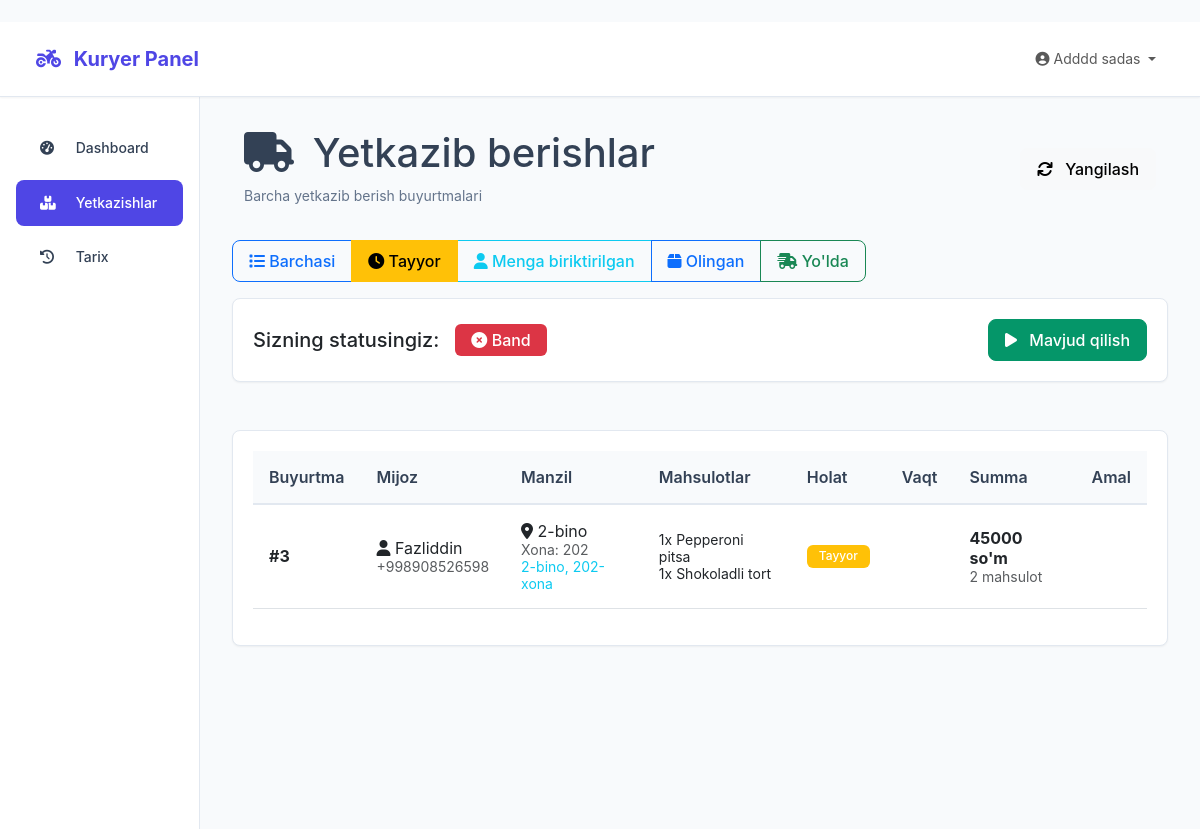
The app's page /courier/deliveries/?status=ready (signed in), older data.
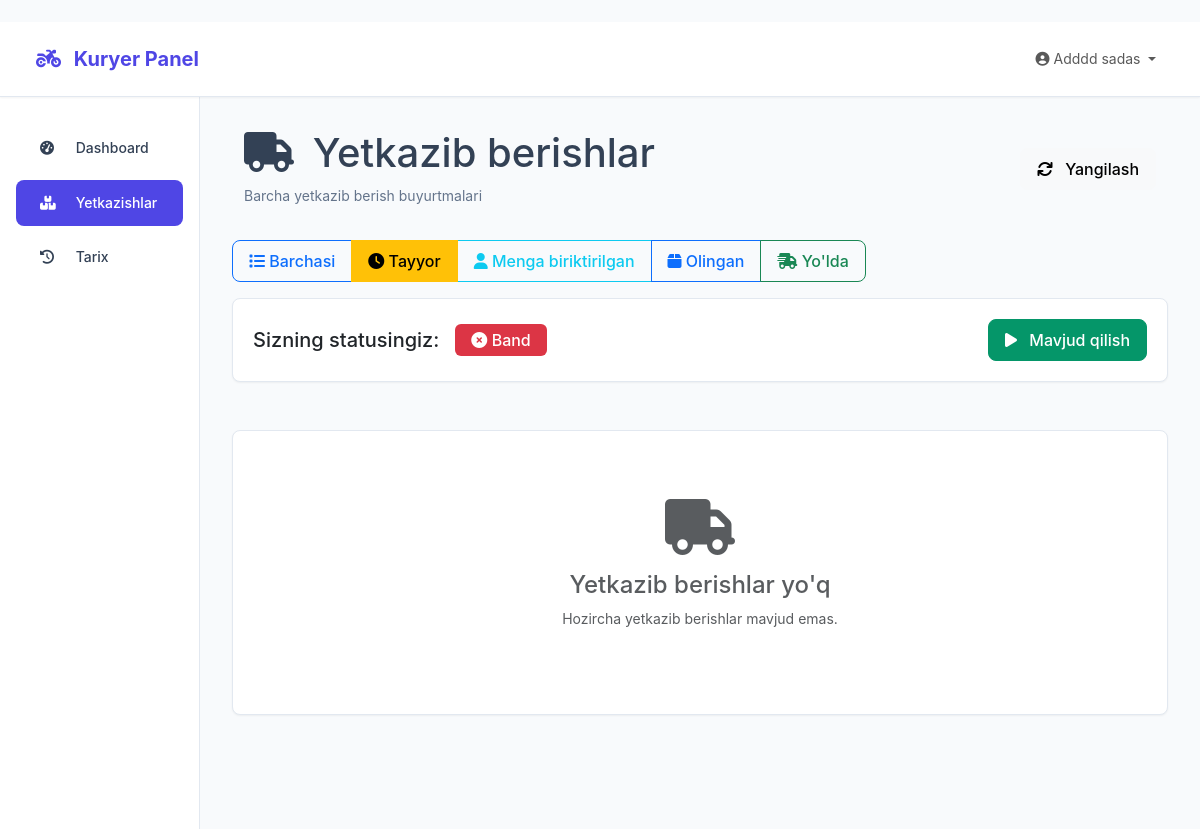
The same page, newer data.
### courier/models.py (models this page shows, shortened)
class Delivery(models.Model):
    STATUS_CHOICES = [
        ('ready', 'Tayyor'),
        ('assigned', 'Tayinlandi'),
        ('picked_up', 'Olib ketildi'),
        ('on_way', 'Yo\'lda'),
        ('delivered', 'Yetkazildi'),
        ('failed', 'Muvaffaqiyatsiz'),
        ('returned', 'Qaytarildi'),
    ]
    order = models.OneToOneField(Order, on_delete=models.CASCADE, verbose_name="Buyurtma")
    courier = models.ForeignKey(CourierStaff, on_delete=models.SET_NULL, null=True, blank=True, verbose_name="Kuryer")
    status = models.CharField(max_length=20, choices=STATUS_CHOICES, default='ready', verbose_name="Holat")
    assigned_at = models.DateTimeField(null=True, blank=True, verbose_name="Tayinlangan vaqt")
    picked_up_at = models.DateTimeField(null=True, blank=True, verbose_name="Olingan vaqt")
    delivered_at = models.DateTimeField(null=True, blank=True, verbose_name="Yetkazilgan vaqt")
    delivery_address = models.TextField(blank=True, verbose_name="Yetkazib berish manzili")
    delivery_notes = models.TextField(blank=True, verbose_name="Yetkazib berish izohlari")
    customer_feedback = models.TextField(blank=True, verbose_name="Mijoz fikri")
    rating = models.PositiveIntegerField(null=True, blank=True, verbose_name="Baho (1-5)")
    updated_at = models.DateTimeField(auto_now=True, verbose_name="Yangilandi")
    class Meta:
        verbose_name = "Yetkazib berish"
        verbose_name_plural = "Yetkazib berishlar"
    def get_status_color(self):
        colors = {
            'ready': 'warning',
            'assigned': 'info',
            'picked_up': 'primary',
            'on_way': 'primary',
            'delivered': 'success',
            'failed': 'danger',
            'returned': 'secondary'
        }
        return colors.get(self.status, 'secondary')

### bot/models.py (models this page shows, shortened)
class Order(models.Model):
    STATUS_CHOICES = [
        ('pending', 'Kutilmoqda'),
        ('confirmed', 'Tasdiqlandi'),
        ('preparing', 'Tayyorlanmoqda'),
        ('delivering', 'Yetkazilmoqda'),
        ('delivered', 'Yetkazildi'),
        ('completed', 'Bajarildi'),
        ('cancelled', 'Bekor qilindi'),
    ]
    PAYMENT_CHOICES = [
        ('cash', 'Naqd pul'),
        ('card', 'Plastik karta'),
        ('online', 'Online to\'lov'),
    ]
    user = models.ForeignKey(TelegramUser, on_delete=models.CASCADE, verbose_name="Foydalanuvchi")
    dormitory = models.ForeignKey('Dormitory', on_delete=models.SET_NULL, blank=True, null=True, verbose_name="Yotoqxona")
    status = models.CharField(max_length=20, choices=STATUS_CHOICES, default='pending', verbose_name="Holat")
    payment_method = models.CharField(max_length=20, choices=PAYMENT_CHOICES, default='cash', verbose_name="To'lov usuli")
    delivery_address = models.TextField(verbose_name="Yetkazib berish manzili")
    room_number = models.CharField(max_length=20, blank=True, null=True, verbose_name="Xona raqami")
    phone_number = models.CharField(max_length=20, verbose_name="Telefon raqam")
    delivery_time = models.DateTimeField(blank=True, null=True, verbose_name="Yetkazib berish vaqti")
    total_amount = models.DecimalField(max_digits=10, decimal_places=2, verbose_name="Umumiy summa")
    delivery_fee = models.DecimalField(max_digits=10, decimal_places=2, default=0, verbose_name="Yetkazib berish haqi")
    notes = models.TextField(blank=True, verbose_name="Izohlar")
    created_at = models.DateTimeField(auto_now_add=True, verbose_name="Buyurtma vaqti")
    updated_at = models.DateTimeField(auto_now=True, verbose_name="Yangilangan vaqt")
    class Meta:
        verbose_name = "Buyurtma"
        verbose_name_plural = "Buyurtmalar"
        ordering = ['-created_at']

class TelegramUser(models.Model):
    user_id = models.BigIntegerField(unique=True, verbose_name="Telegram ID")
    username = models.CharField(max_length=100, blank=True, null=True, verbose_name="Username")
    first_name = models.CharField(max_length=100, blank=True, null=True, verbose_name="Ism")
    last_name = models.CharField(max_length=100, blank=True, null=True, verbose_name="Familiya")
    phone_number = models.CharField(max_length=20, blank=True, null=True, verbose_name="Telefon raqam")
    full_name = models.CharField(max_length=200, blank=True, null=True, verbose_name="To'liq ism")
    age = models.PositiveIntegerField(blank=True, null=True, verbose_name="Yosh")
    dormitory = models.ForeignKey('Dormitory', on_delete=models.SET_NULL, blank=True, null=True, verbose_name="Yotoqxona")
    room_number = models.CharField(max_length=20, blank=True, null=True, verbose_name="Xona raqami")
    is_registered = models.BooleanField(default=False, verbose_name="Ro'yxatdan o'tgan")
    registration_date = models.DateTimeField(blank=True, null=True, verbose_name="Ro'yxatdan o'tgan sana")
    is_active = models.BooleanField(default=True, verbose_name="Faol")
    created_at = models.DateTimeField(auto_now_add=True, verbose_name="Qo'shilgan vaqt")
    class Meta:
        verbose_name = "Foydalanuvchi"
        verbose_name_plural = "Foydalanuvchilar"
    def get_display_name(self):
        return self.full_name or self.first_name or self.username or "Foydalanuvchi"

class Dormitory(models.Model):
    name = models.CharField(max_length=100, verbose_name="Yotoqxona nomi")
    address = models.TextField(verbose_name="To'liq manzil")
    contact_person = models.CharField(max_length=100, blank=True, verbose_name="Mas'ul shaxs")
    contact_phone = models.CharField(max_length=20, blank=True, verbose_name="Telefon raqam")
    delivery_fee = models.DecimalField(max_digits=10, decimal_places=2, default=0, verbose_name="Yetkazib berish haqi")
    delivery_time = models.PositiveIntegerField(default=30, verbose_name="Yetkazib berish vaqti (daqiqa)")
    working_hours_start = models.TimeField(default='09:00', verbose_name="Ish boshlanish vaqti")
    working_hours_end = models.TimeField(default='23:00', verbose_name="Ish tugash vaqti")
    is_24_hours = models.BooleanField(default=False, verbose_name="24 soat ishlaydi")
    latitude = models.DecimalField(max_digits=10, decimal_places=8, blank=True, null=True, verbose_name="Kenglik")
    longitude = models.DecimalField(max_digits=11, decimal_places=8, blank=True, null=True, verbose_name="Uzunlik")
    is_active = models.BooleanField(default=True, verbose_name="Faol")
    notes = models.TextField(blank=True, verbose_name="Qo'shimcha ma'lumot")
    created_at = models.DateTimeField(auto_now_add=True, verbose_name="Yaratilgan vaqt")
    class Meta:
        verbose_name = "Yotoqxona"
        verbose_name_plural = "Yotoqxonalar"

class OrderItem(models.Model):
    order = models.ForeignKey(Order, on_delete=models.CASCADE, related_name='items', verbose_name="Buyurtma")
    product = models.ForeignKey(Product, on_delete=models.CASCADE, verbose_name="Mahsulot")
    quantity = models.PositiveIntegerField(verbose_name="Miqdor")
    price = models.DecimalField(max_digits=10, decimal_places=2, verbose_name="Narx")
    class Meta:
        verbose_name = "Buyurtma mahsuloti"
        verbose_name_plural = "Buyurtma mahsulotlari"

class Product(models.Model):
    name = models.CharField(max_length=200, verbose_name="Mahsulot nomi")
    description = models.TextField(verbose_name="Tavsif")
    price = models.DecimalField(max_digits=10, decimal_places=2, verbose_name="Narx")
    category = models.ForeignKey(Category, on_delete=models.CASCADE, verbose_name="Kategoriya")
    image = models.ImageField(upload_to='products/', blank=True, null=True, verbose_name="Rasm")
    is_available = models.BooleanField(default=True, verbose_name="Mavjud")
    created_at = models.DateTimeField(auto_now_add=True, verbose_name="Yaratilgan vaqt")
    class Meta:
        verbose_name = "Mahsulot"
        verbose_name_plural = "Mahsulotlar"

### courier/views.py (the view)
# urls.py: path('deliveries/', views.deliveries_list, name='deliveries'),
@courier_required
def deliveries_list(request):
    try:
        courier = CourierStaff.objects.get(user=request.user)
    except CourierStaff.DoesNotExist:
        messages.error(request, "Kuryer profili topilmadi! Iltimos, admin bilan bog'laning.")
        return redirect('admin_panel:dashboard' if request.user.role == 'admin' else 'login')
    ready_orders = Order.objects.filter(
        orderprogress__status='ready',
        delivery__isnull=True
    )
    for order in ready_orders:
        if not hasattr(order, 'delivery'):
            Delivery.objects.get_or_create(
                order=order,
                defaults={'status': 'ready'}
            )
    deliveries = Delivery.objects.filter(
        Q(courier=courier) |  # Kuryer buyurtmalari
        Q(status='ready', courier__isnull=True)  # Tayyor buyurtmalar
    ).select_related('order__user', 'order__dormitory', 'courier', 'order__orderprogress').order_by('-updated_at')
    status_filter = request.GET.get('status')
    if status_filter:
        if status_filter == 'ready':
            deliveries = deliveries.filter(status='ready', courier__isnull=True)
        elif status_filter == 'assigned':
            deliveries = deliveries.filter(status='assigned', courier=courier)
        else:
            deliveries = deliveries.filter(status=status_filter)
    context = {
        'deliveries': deliveries,
        'status_filter': status_filter,
    }
    return render(request, 'courier/deliveries.html', context)

### users/models.py (called while the page is built)
    def can_access_courier(self):
        return self.role in [self.COURIER, self.ADMIN] or self.is_superuser

### templates/courier/deliveries.html (shortened to what the changed rows need)
{% extends 'courier/base.html' %}
{% block content %}
<div class="page-header">
    <div class="container-fluid">
        <div class="d-flex justify-content-between align-items-center">
            <div>
                <h1>
                    <i class="fas fa-truck me-2"></i>
                    Yetkazib berishlar
                </h1>
            </div>
        </div>
    </div>
</div>
<div class="card">
    <div class="card-body">
        {% if deliveries %}
            <div class="table-responsive">
                <table class="table table-hover">
                    <thead>
                        <tr>
                            <th>Buyurtma</th>
                            <th>Mijoz</th>
                            <th>Manzil</th>
                            <th>Mahsulotlar</th>
                            <th>Holat</th>
                            <th>Vaqt</th>
                            <th>Summa</th>
                            <th>Amal</th>
                        </tr>
                    </thead>
                    <tbody>
                        {% for delivery in deliveries %}
                            <tr>
                                <td><strong>#{{ delivery.order.id }}</strong></td>
                                <td>
                                    <i class="fas fa-user"></i> {{ delivery.order.user.get_display_name }}
                                    <br><small class="text-muted">{{ delivery.order.phone_number }}</small>
                                </td>
                                <td>
                                    <i class="fas fa-map-marker-alt"></i> {{ delivery.order.dormitory.name }}
                                    <br><small class="text-muted">Xona: {{ delivery.order.room_number }}</small>
                                    {% if delivery.delivery_address %}
                                        <br><small class="text-info">{{ delivery.delivery_address }}</small>
                                    {% endif %}
                                </td>
                                <td>
                                    {% for item in delivery.order.items.all %}
                                        <small>{{ item.quantity }}x {{ item.product.name }}</small><br>
                                    {% empty %}
                                        <small class="text-muted">Ma'lumot yo'q</small>
                                    {% endfor %}
                                </td>
                                <td>
                                    <span class="badge bg-{{ delivery.get_status_color }}">
                                        {{ delivery.get_status_display }}
                                    </span>
                                </td>
                                <td>
                                </td>
                                <td>
                                    <strong>{{ delivery.order.total_amount|floatformat:0 }} so'm</strong>
                                    <br><small class="text-muted">{{ delivery.order.items.count }} mahsulot</small>
                                </td>
                                <td>
                                </td>
                            </tr>
                        {% endfor %}
                    </tbody>
                </table>
            </div>
        {% else %}
            <div class="text-center py-5">
                <i class="fas fa-truck fa-4x text-muted"></i>
                <h4 class="mt-3 text-muted">Yetkazib berishlar yo'q</h4>
                <p class="text-muted">Hozircha yetkazib berishlar mavjud emas.</p>
            </div>
        {% endif %}
    </div>
</div>
{% endblock %}

Row changes from the older to the newer data that the page shows:
no longer on this page (row edited): Delivery: order.id "3", order.user.get_display_name "Fazliddin", order.phone_number "+998908526598", order.dormitory.name "2-bino", order.room_number "202", delivery_address "2-bino, 202-xona", status "Tayyor", order.total_amount "45000", order.items.count "2"
no longer on this page (row unchanged): OrderItem: quantity "1", product.name "Pepperoni pitsa"
no longer on this page (row unchanged): OrderItem: quantity "1", product.name "Shokoladli tort"
Text that changed along with them:
text no longer shown: "Buyurtma Mijoz Manzil Mahsulotlar Holat Vaqt Summa Amal"
text now shown: "Yetkazib berishlar yo'q Hozircha yetkazib berishlar mavjud emas."
